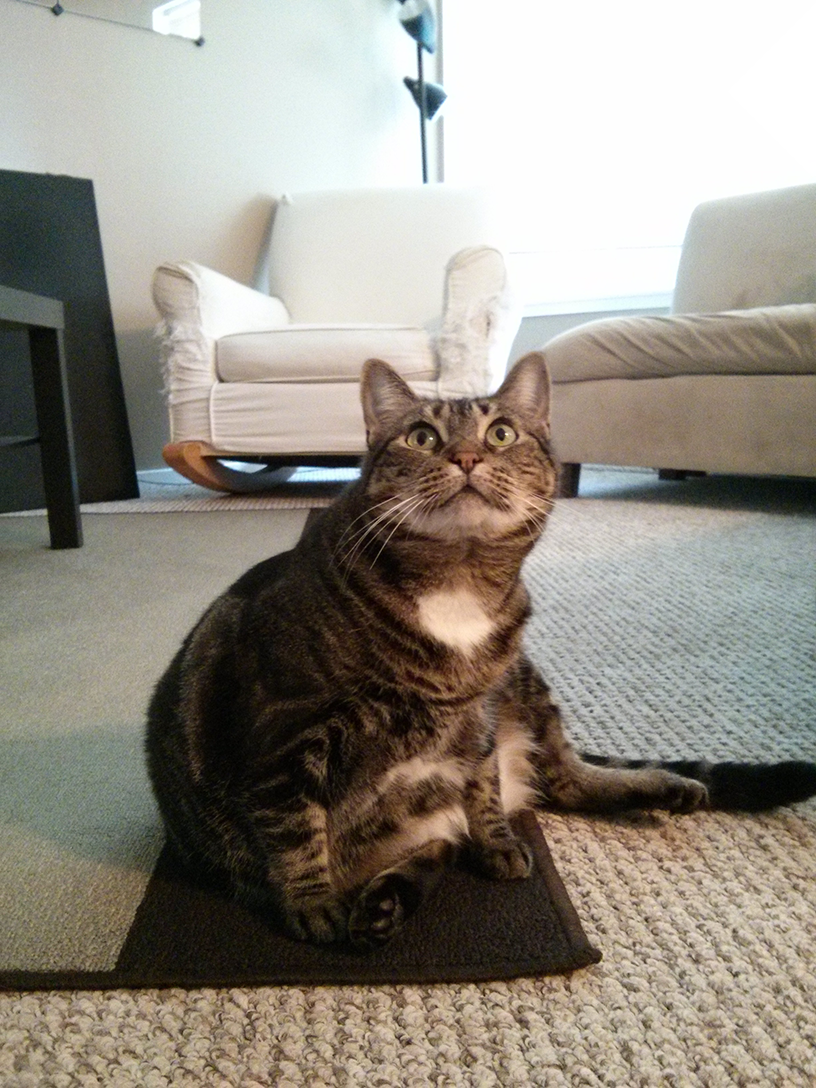
#> input picture chapter19_manipulating_images/Exercises/zophie.png, 816 x 1088 px, found by its file name
$ python rotate.py
#> lines starting #> are read from the running program, lines starting #| are printed output that depends on the picture
from PIL import Image

cat_im = Image.open('Zophie.png')
#> cat_im is the input picture: PIL image 816x1088 RGB; mean R, G, B 147, 141.1, 131.1
cat_im.rotate(90).save('rotated_90.png')
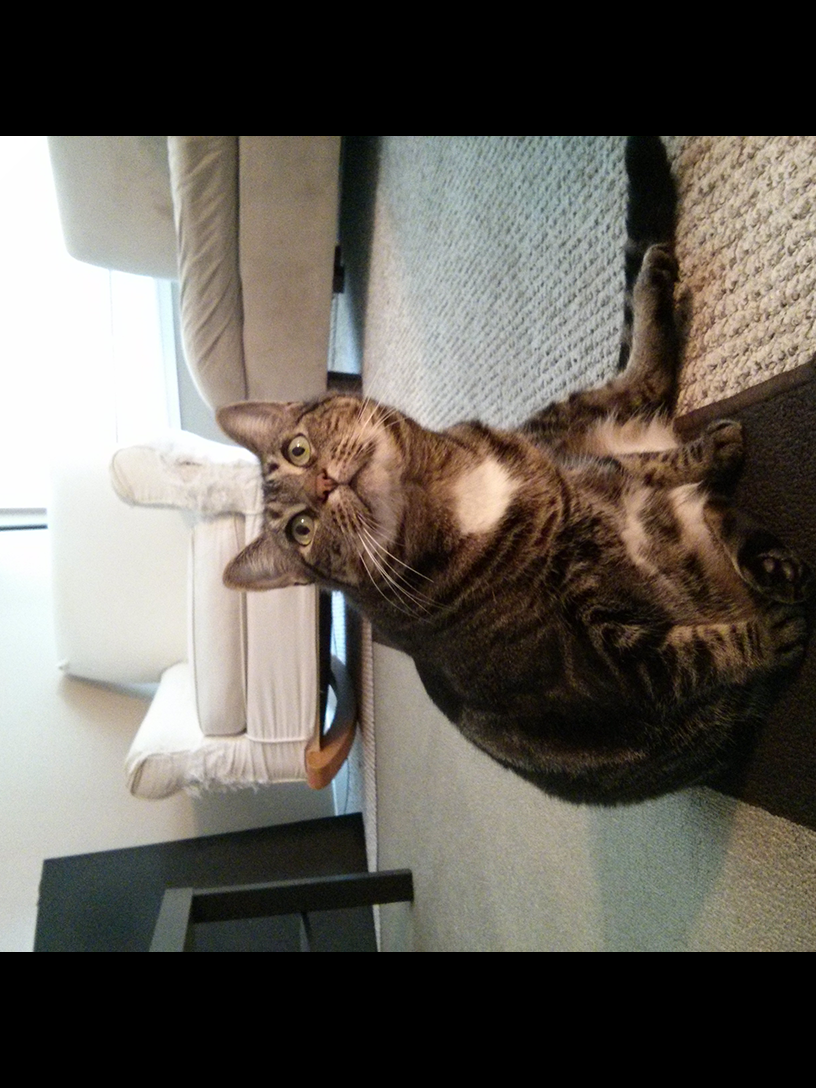
#> saved as rotated_90.png: PIL image 816x1088 RGB; mean R, G, B 100.3, 95.7, 88.5
cat_im.rotate(180).save('rotated_180.png')
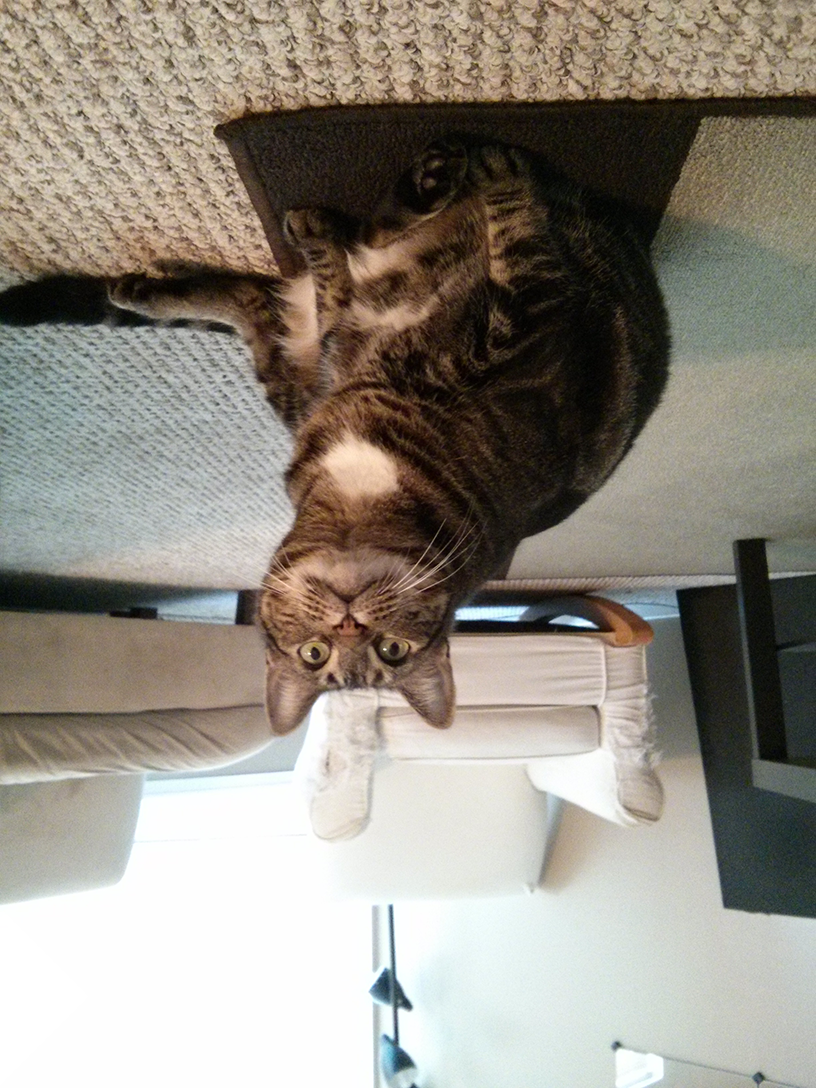
#> saved as rotated_180.png: PIL image 816x1088 RGB; mean R, G, B 147, 141.1, 131.1
cat_im.rotate(270).save('rotated_270.png')
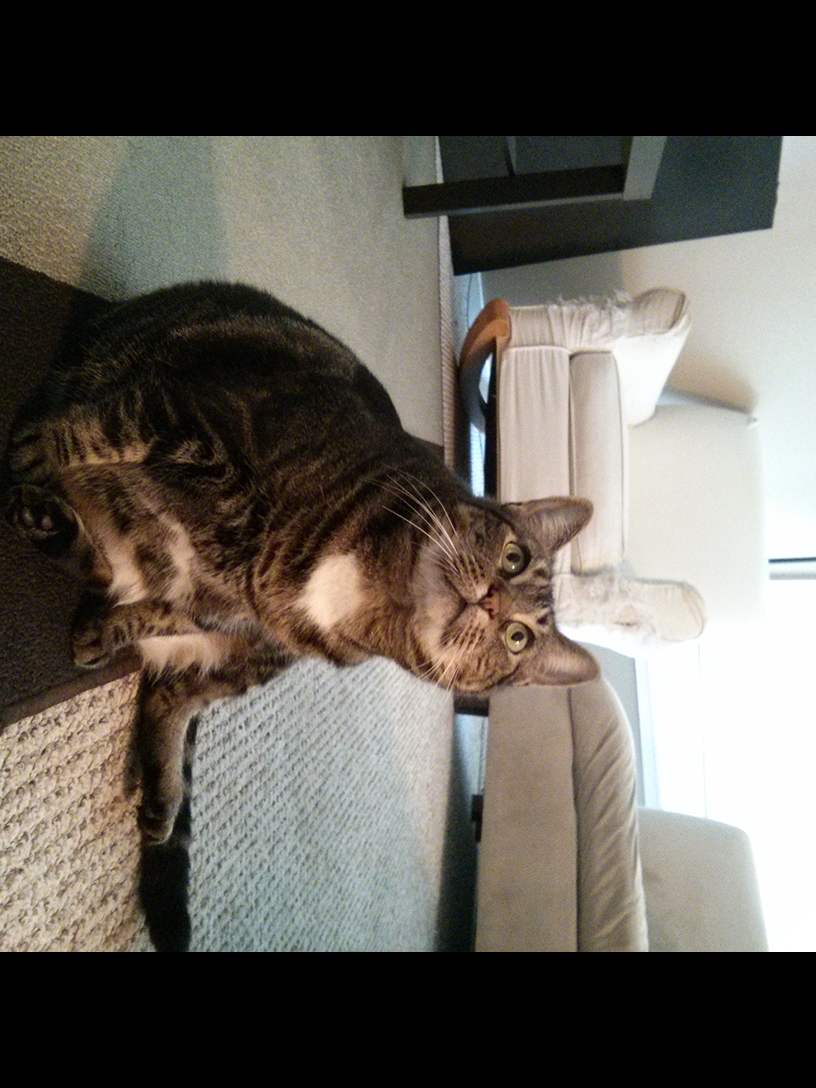
#> saved as rotated_270.png: PIL image 816x1088 RGB; mean R, G, B 100.3, 95.7, 88.5

cat_im.transpose(Image.FLIP_LEFT_RIGHT).save('horizontal_flip.png')
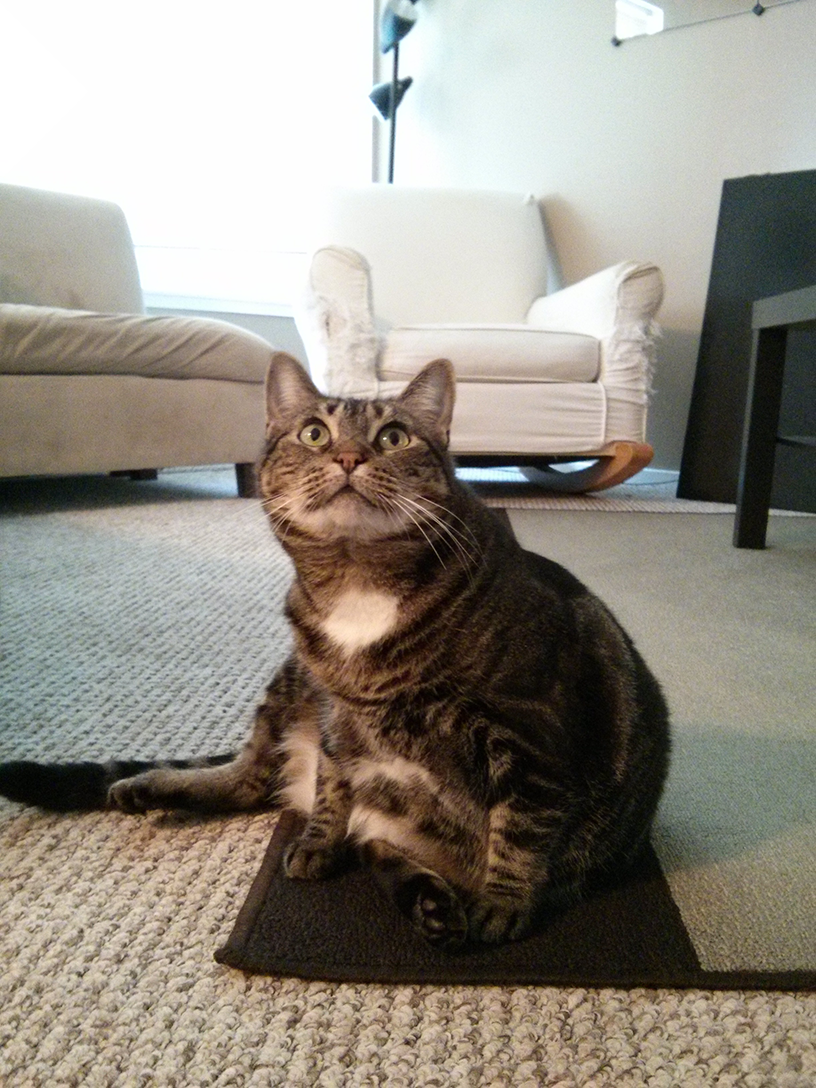
#> saved as horizontal_flip.png: PIL image 816x1088 RGB; mean R, G, B 147, 141.1, 131.1
